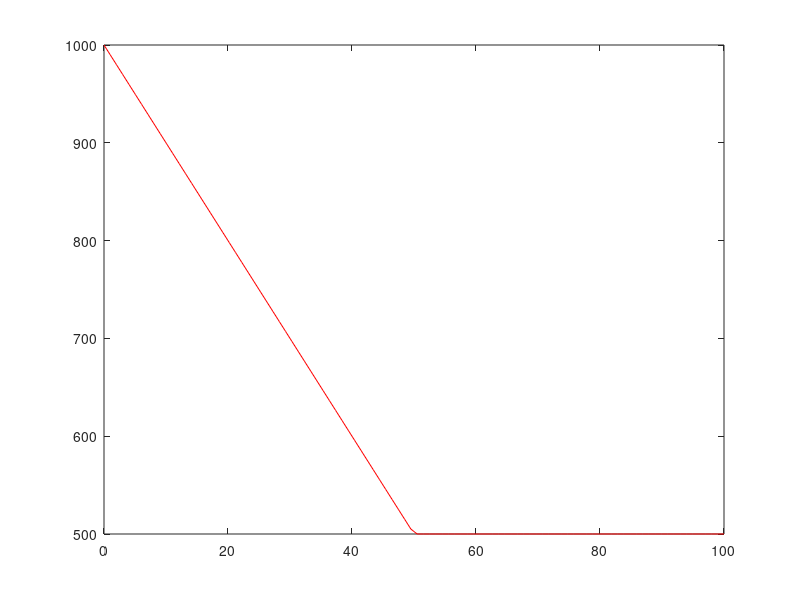

The MATLAB source for this figure:
clear all; close all; clc
t = linspace(0,100,100)';
t_f = 50;

p_M_Q = 1000;
p_M = 500;

if p_M_Q < p_M
p_M_t = min(p_M, p_M_Q +(p_M - p_M_Q)/ t_f * t);
else
p_M_t = max(p_M, p_M_Q +(p_M - p_M_Q)/ t_f * t);
end 

plot(t, p_M_t, 'r')
